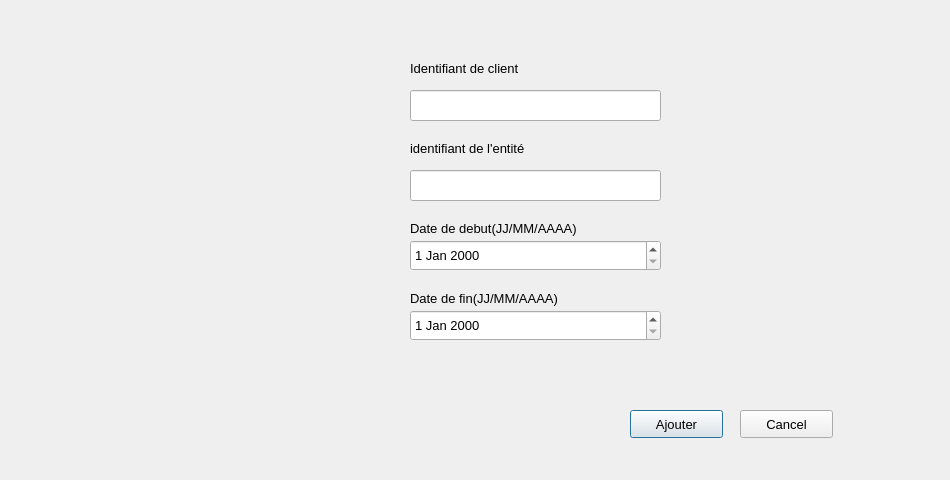
<?xml version="1.0" encoding="UTF-8"?>
<ui version="4.0">
 <class>ajouterr</class>
 <widget class="QDialog" name="ajouterr">
  <property name="geometry">
   <rect>
    <x>0</x>
    <y>0</y>
    <width>950</width>
    <height>480</height>
   </rect>
  </property>
  <property name="windowTitle">
   <string>Dialog</string>
  </property>
  <widget class="QPushButton" name="pushButton">
   <property name="geometry">
    <rect>
     <x>630</x>
     <y>410</y>
     <width>93</width>
     <height>28</height>
    </rect>
   </property>
   <property name="font">
    <font>
     <pointsize>10</pointsize>
    </font>
   </property>
   <property name="text">
    <string>Ajouter</string>
   </property>
  </widget>
  <widget class="QPushButton" name="pushButton_2">
   <property name="geometry">
    <rect>
     <x>740</x>
     <y>410</y>
     <width>93</width>
     <height>28</height>
    </rect>
   </property>
   <property name="font">
    <font>
     <pointsize>10</pointsize>
    </font>
   </property>
   <property name="text">
    <string>Cancel</string>
   </property>
  </widget>
  <widget class="QLineEdit" name="lineEdit_2">
   <property name="geometry">
    <rect>
     <x>410</x>
     <y>170</y>
     <width>251</width>
     <height>31</height>
    </rect>
   </property>
  </widget>
  <widget class="QLineEdit" name="lineEdit_1">
   <property name="geometry">
    <rect>
     <x>410</x>
     <y>90</y>
     <width>251</width>
     <height>31</height>
    </rect>
   </property>
  </widget>
  <widget class="QLabel" name="label_idc">
   <property name="geometry">
    <rect>
     <x>410</x>
     <y>60</y>
     <width>181</width>
     <height>16</height>
    </rect>
   </property>
   <property name="font">
    <font>
     <pointsize>10</pointsize>
    </font>
   </property>
   <property name="text">
    <string>Identifiant de client</string>
   </property>
  </widget>
  <widget class="QLabel" name="label_ide">
   <property name="geometry">
    <rect>
     <x>410</x>
     <y>140</y>
     <width>191</width>
     <height>16</height>
    </rect>
   </property>
   <property name="font">
    <font>
     <pointsize>10</pointsize>
    </font>
   </property>
   <property name="text">
    <string>identifiant de l'entité</string>
   </property>
  </widget>
  <widget class="QLabel" name="label_date_debut">
   <property name="geometry">
    <rect>
     <x>410</x>
     <y>220</y>
     <width>231</width>
     <height>16</height>
    </rect>
   </property>
   <property name="font">
    <font>
     <pointsize>10</pointsize>
    </font>
   </property>
   <property name="text">
    <string>Date de debut(JJ/MM/AAAA)</string>
   </property>
  </widget>
  <widget class="QLabel" name="label_date_fin">
   <property name="geometry">
    <rect>
     <x>410</x>
     <y>290</y>
     <width>201</width>
     <height>16</height>
    </rect>
   </property>
   <property name="font">
    <font>
     <pointsize>10</pointsize>
    </font>
   </property>
   <property name="text">
    <string>Date de fin(JJ/MM/AAAA)</string>
   </property>
  </widget>
  <widget class="QLabel" name="label">
   <property name="geometry">
    <rect>
     <x>50</x>
     <y>-10</y>
     <width>351</width>
     <height>451</height>
    </rect>
   </property>
   <property name="styleSheet">
    <string notr="true">image: url(:/reservation.png);</string>
   </property>
   <property name="text">
    <string/>
   </property>
  </widget>
  <widget class="QDateEdit" name="dateEdit_1">
   <property name="geometry">
    <rect>
     <x>410</x>
     <y>240</y>
     <width>251</width>
     <height>31</height>
    </rect>
   </property>
   <property name="font">
    <font>
     <pointsize>10</pointsize>
    </font>
   </property>
  </widget>
  <widget class="QDateEdit" name="dateEdit_2">
   <property name="geometry">
    <rect>
     <x>410</x>
     <y>310</y>
     <width>251</width>
     <height>31</height>
    </rect>
   </property>
   <property name="font">
    <font>
     <pointsize>10</pointsize>
    </font>
   </property>
  </widget>
 </widget>
 <resources/>
 <connections/>
</ui>
